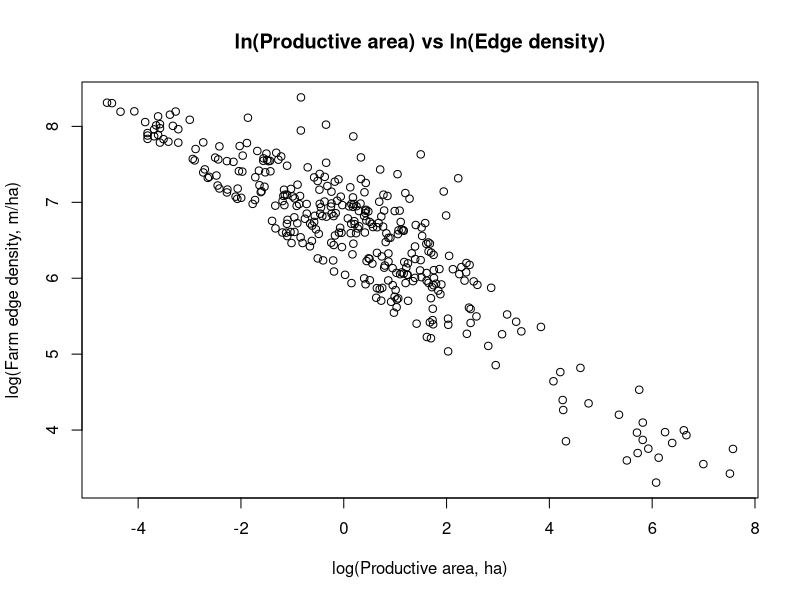
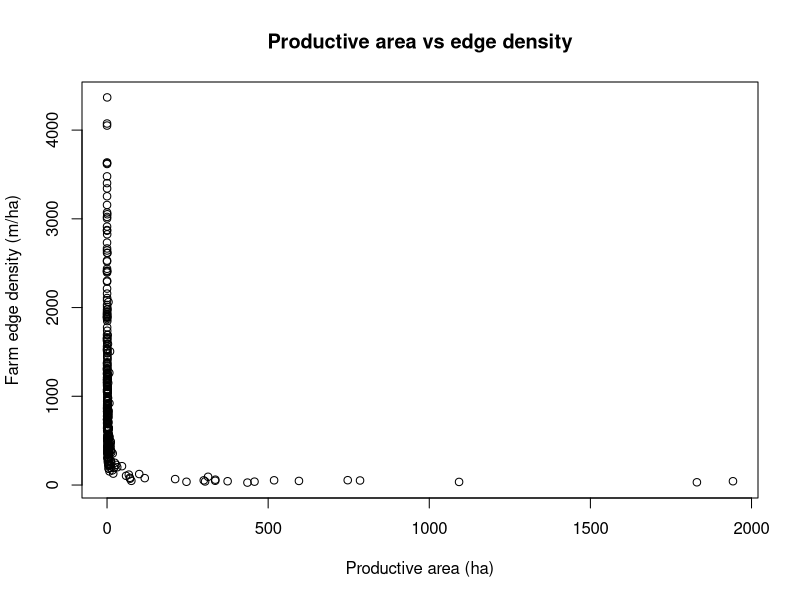
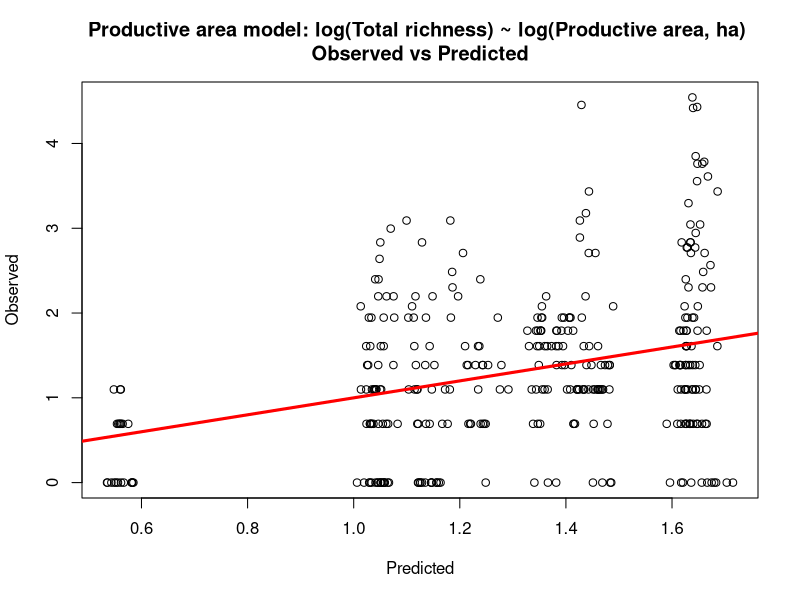
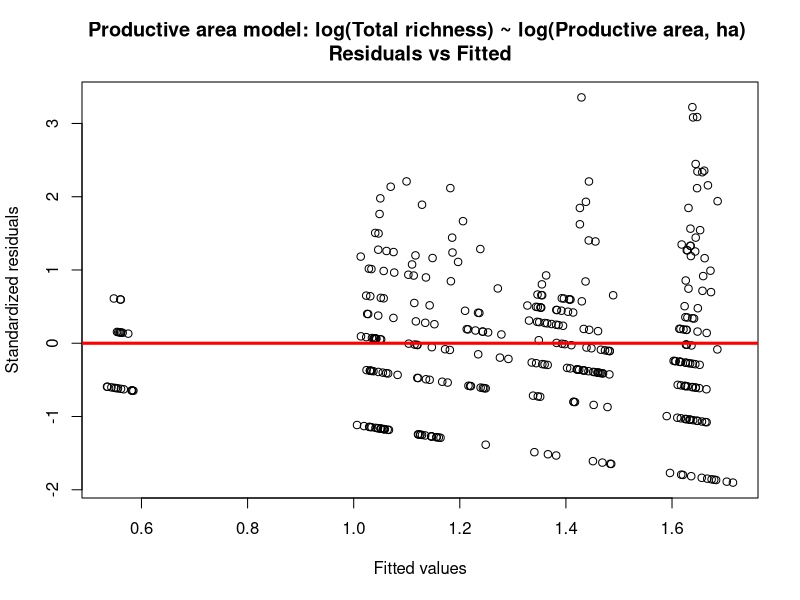
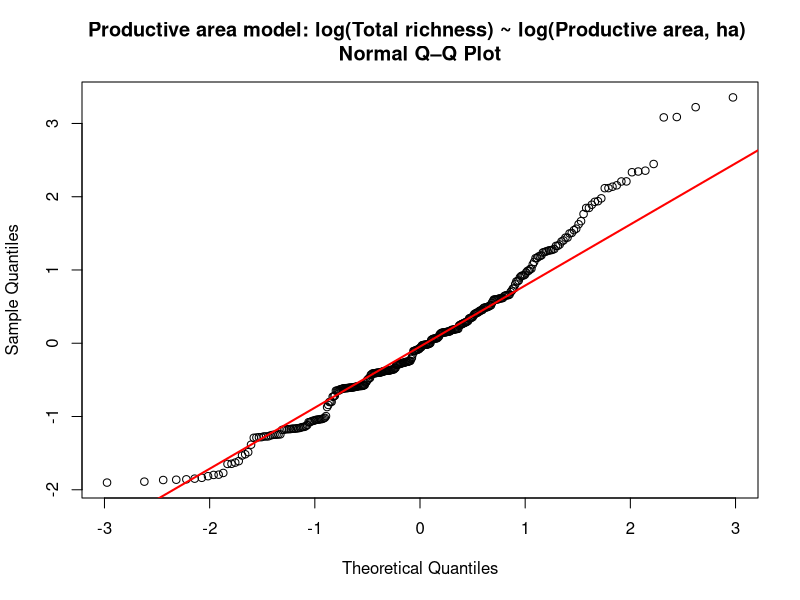
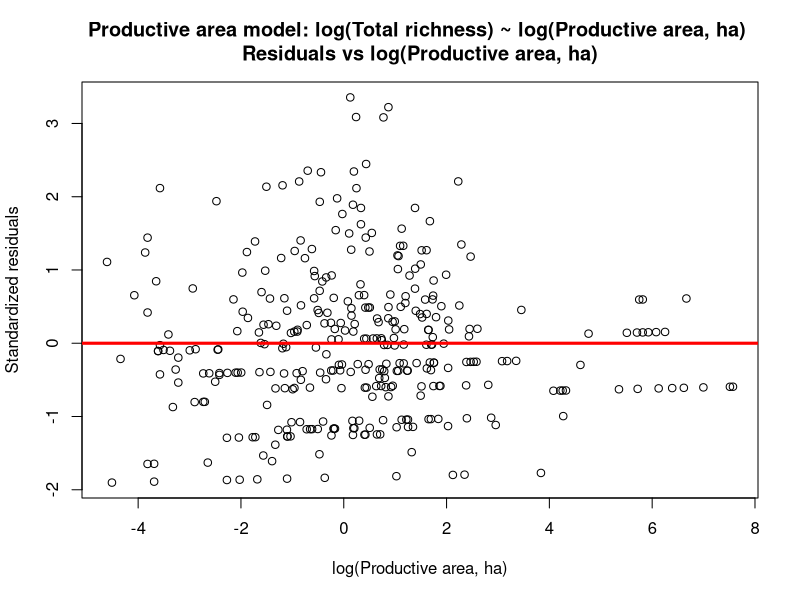
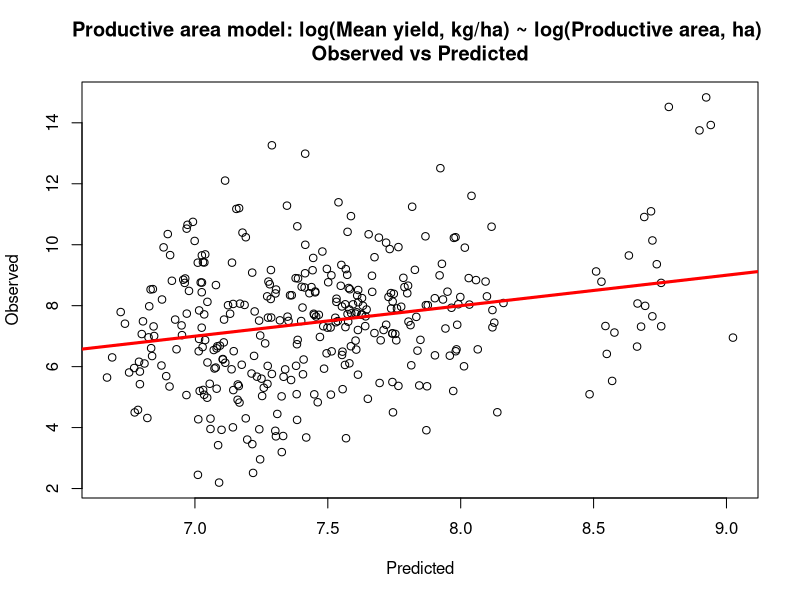
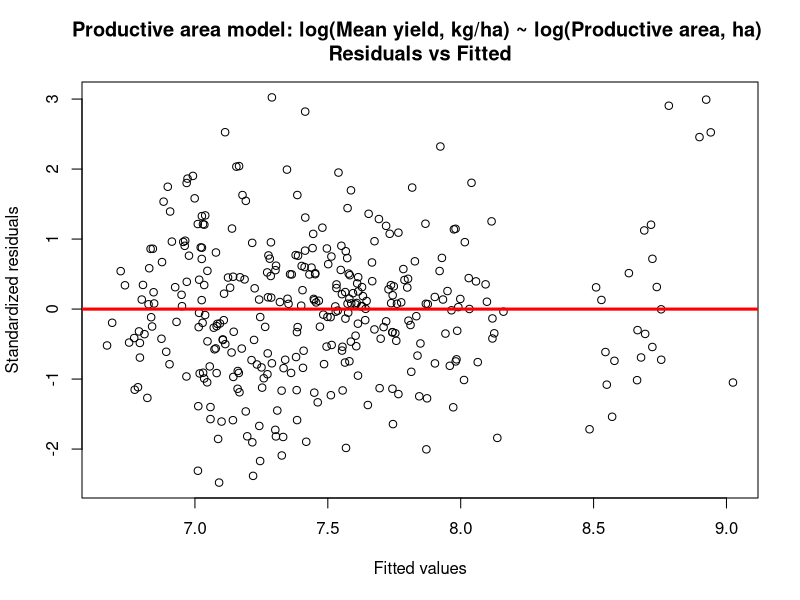

Here is the R script that generated these plots, in order:
############################################################
# Purpose:
#   - Load farm-level dataset
#   - Create log-transformed response and predictor variables
#   - Explore correlation between productive area and edge density
#   - Fit linear mixed-effects models (LMMs) with country as a random effect:
#       * Richness, yield, and nutritional metrics ~ productive area
#       * Richness, yield, and nutritional metrics ~ farm edge density
#   - Produce basic diagnostic plots for each model
############################################################

# ---- 0. Load packages ----
library(readxl)  # read Excel files
library(dplyr)   # data wrangling
library(lme4)    # linear mixed-effects models

# ---- 1. Read farm-level dataset ----
farm_level <- read_excel("data/Aug_farm_level.xlsx")

# Optional: inspect structure
# str(farm_level)

# ---- 2. Factor conversion and log transforms ----
farm_level <- farm_level %>%
  mutate(
    # identifiers and grouping factors
    farm_number        = as.factor(farm_number),
    country_name       = as.factor(country_name),
    farm_bound_classes = as.factor(farm_bound_classes),
    prod_area_classes  = as.factor(prod_area_classes),

    # log-transformed predictors
    ln_prod_area  = log(farm_productive_area_ha),
    ln_farm_bound = log(farm_boundary_ha),
    ln_farm_edge  = log(farm_edge_density_m_ha),

    # log-transformed responses
    ln_total_rich = log(total_richness),
    ln_yield      = log(mean_yield_kg_ha),
    ln_prot       = log(mean_prot_kg_ha   + 1),
    ln_lip        = log(mean_lip_kg_ha    + 1),
    ln_ener       = log(mean_ener_kcal_ha + 1),
    ln_carb       = log(mean_carb_kg_ha   + 1),
    ln_vitc       = log(mean_vitC_kg_ha   + 1)
  )

# Optional: check transformed structure
# str(farm_level)

############################################################
# 2. Correlation between productive area and edge density
############################################################

cor_data <- farm_level %>%
  select(ln_prod_area, ln_farm_edge)

cor(cor_data, method = "pearson")

# Quick visual checks
plot(
  farm_level$ln_prod_area,
  farm_level$ln_farm_edge,
  xlab = "log(Productive area, ha)",
  ylab = "log(Farm edge density, m/ha)",
  main = "ln(Productive area) vs ln(Edge density)"
)

plot(
  farm_level$farm_productive_area_ha,
  farm_level$farm_edge_density_m_ha,
  xlab = "Productive area (ha)",
  ylab = "Farm edge density (m/ha)",
  main = "Productive area vs edge density"
)

############################################################
# 3. Helper function: fit LMM and produce diagnostics
############################################################

fit_lmm_with_diagnostics <- function(resp, pred, data,
                                     resp_label, pred_label,
                                     main_prefix = "") {
  # Build formula: resp ~ pred + (1|country_name)
  form <- as.formula(paste(resp, "~", pred, "+ (1|country_name)"))

  cat("\n============================================\n")
  cat("Model:", deparse(form), "\n")
  cat("============================================\n\n")

  # Fit model
  mod <- lmer(form, data = data)
  print(summary(mod))

  # Residuals and fitted values
  res <- resid(mod, scaled = TRUE)
  fit <- fitted(mod)

  # 1) Observed vs predicted
  plot(
    x = fit, y = data[[resp]],
    xlab = "Predicted",
    ylab = "Observed",
    main = paste(main_prefix, resp_label, "~", pred_label, "\nObserved vs Predicted")
  )
  abline(0, 1, col = "red", lwd = 3)

  # 2) Residuals vs fitted
  plot(
    x = fit, y = res,
    xlab = "Fitted values",
    ylab = "Standardized residuals",
    main = paste(main_prefix, resp_label, "~", pred_label, "\nResiduals vs Fitted")
  )
  abline(0, 0, col = "red", lwd = 3)

  # 3) Normal Q–Q plot of residuals
  qqnorm(res, main = paste(main_prefix, resp_label, "~", pred_label, "\nNormal Q–Q Plot"))
  qqline(res, col = "red", lwd = 2)

  # 4) Residuals vs predictor (for homoscedasticity)
  plot(
    x = data[[pred]], y = res,
    xlab = pred_label,
    ylab = "Standardized residuals",
    main = paste(main_prefix, resp_label, "~", pred_label, "\nResiduals vs", pred_label)
  )
  abline(0, 0, col = "red", lwd = 3)

  invisible(mod)
}

############################################################
# 4. Models with PRODUCTIVE AREA as predictor
#    response ~ ln_prod_area + (1 | country_name)
############################################################

# Richness
mod_riq_area <- fit_lmm_with_diagnostics(
  resp       = "ln_total_rich",
  pred       = "ln_prod_area",
  data       = farm_level,
  resp_label = "log(Total richness)",
  pred_label = "log(Productive area, ha)",
  main_prefix = "Productive area model:"
)

# Yield
mod_yield_area <- fit_lmm_with_diagnostics(
  resp       = "ln_yield",
  pred       = "ln_prod_area",
  data       = farm_level,
  resp_label = "log(Mean yield, kg/ha)",
  pred_label = "log(Productive area, ha)",
  main_prefix = "Productive area model:"
)

# Protein
mod_prot_area <- fit_lmm_with_diagnostics(
  resp       = "ln_prot",
  pred       = "ln_prod_area",
  data       = farm_level,
  resp_label = "log(Mean protein production, kg/ha + 1)",
  pred_label = "log(Productive area, ha)",
  main_prefix = "Productive area model:"
)

# Lipids
mod_lip_area <- fit_lmm_with_diagnostics(
  resp       = "ln_lip",
  pred       = "ln_prod_area",
  data       = farm_level,
  resp_label = "log(Mean lipid production, kg/ha + 1)",
  pred_label = "log(Productive area, ha)",
  main_prefix = "Productive area model:"
)

# Energy
mod_ener_area <- fit_lmm_with_diagnostics(
  resp       = "ln_ener",
  pred       = "ln_prod_area",
  data       = farm_level,
  resp_label = "log(Mean energy production, kcal/ha + 1)",
  pred_label = "log(Productive area, ha)",
  main_prefix = "Productive area model:"
)

# Carbohydrates
mod_carb_area <- fit_lmm_with_diagnostics(
  resp       = "ln_carb",
  pred       = "ln_prod_area",
  data       = farm_level,
  resp_label = "log(Mean carbohydrate production, kg/ha + 1)",
  pred_label = "log(Productive area, ha)",
  main_prefix = "Productive area model:"
)

# Vitamin C
mod_vit_area <- fit_lmm_with_diagnostics(
  resp       = "ln_vitc",
  pred       = "ln_prod_area",
  data       = farm_level,
  resp_label = "log(Mean vitamin C production, kg/ha + 1)",
  pred_label = "log(Productive area, ha)",
  main_prefix = "Productive area model:"
)

############################################################
# 5. Models with FARM EDGE DENSITY as predictor
#    response ~ ln_farm_edge + (1 | country_name)
############################################################

# Richness
mod_riq_edge <- fit_lmm_with_diagnostics(
  resp       = "ln_total_rich",
  pred       = "ln_farm_edge",
  data       = farm_level,
  resp_label = "log(Total richness)",
  pred_label = "log(Farm edge density, m/ha)",
  main_prefix = "Edge-density model:"
)

# Yield
mod_yield_edge <- fit_lmm_with_diagnostics(
  resp       = "ln_yield",
  pred       = "ln_farm_edge",
  data       = farm_level,
  resp_label = "log(Mean yield, kg/ha)",
  pred_label = "log(Farm edge density, m/ha)",
  main_prefix = "Edge-density model:"
)

# Protein
mod_prot_edge <- fit_lmm_with_diagnostics(
  resp       = "ln_prot",
  pred       = "ln_farm_edge",
  data       = farm_level,
  resp_label = "log(Mean protein production, kg/ha + 1)",
  pred_label = "log(Farm edge density, m/ha)",
  main_prefix = "Edge-density model:"
)

# Lipids
mod_lip_edge <- fit_lmm_with_diagnostics(
  resp       = "ln_lip",
  pred       = "ln_farm_edge",
  data       = farm_level,
  resp_label = "log(Mean lipid production, kg/ha + 1)",
  pred_label = "log(Farm edge density, m/ha)",
  main_prefix = "Edge-density model:"
)

# Energy
mod_ener_edge <- fit_lmm_with_diagnostics(
  resp       = "ln_ener",
  pred       = "ln_farm_edge",
  data       = farm_level,
  resp_label = "log(Mean energy production, kcal/ha + 1)",
  pred_label = "log(Farm edge density, m/ha)",
  main_prefix = "Edge-density model:"
)

# Carbohydrates
mod_carb_edge <- fit_lmm_with_diagnostics(
  resp       = "ln_carb",
  pred       = "ln_farm_edge",
  data       = farm_level,
  resp_label = "log(Mean carbohydrate production, kg/ha + 1)",
  pred_label = "log(Farm edge density, m/ha)",
  main_prefix = "Edge-density model:"
)

# Vitamin C
mod_vit_edge <- fit_lmm_with_diagnostics(
  resp       = "ln_vitc",
  pred       = "ln_farm_edge",
  data       = farm_level,
  resp_label = "log(Mean vitamin C production, kg/ha + 1)",
  pred_label = "log(Farm edge density, m/ha)",
  main_prefix = "Edge-density model:"
)

############################################################
# End of script
############################################################